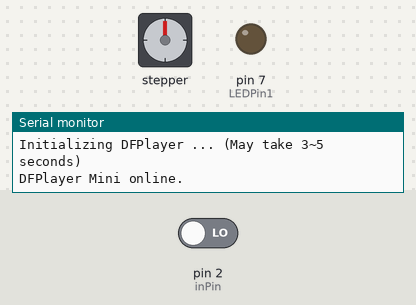
The sketch below on a simulated Arduino Uno, built with avr-gcc and run on an emulated ATmega328P. On the bench: stepper motor, output pins drawn as LEDs (lit = HIGH), the last lines printed to the serial monitor. Wiring (inferred from the names in the program): stepper motor driver (2048 steps per turn assumed): step pin 3; direction pin 4. Inputs (shaded band) come from the test bench; at power-on: pin 2 (inPin) LOW. The audio player accepts every command and is not drawn.

Above: at 1.7 s.
1.8 s: pin 2 (inPin) driven HIGH
At 2.1 s:
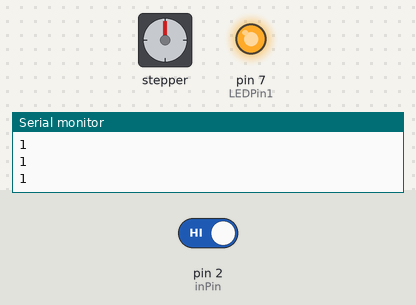
3.3 s: pin 2 (inPin) driven LOW
At 4.0 s:
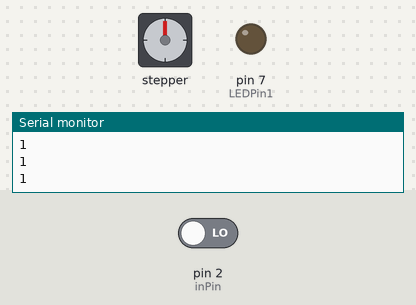
Timing chart, 0 to 6.3 s (numbered marks = the images above; inputs shaded):
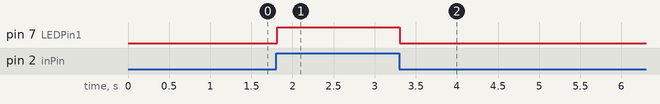

Measured:
- after the input at 1.8 s, pin 7 (LEDPin1): LOW → HIGH at once
- after the input at 3.3 s, pin 7 (LEDPin1): HIGH → LOW at once

The sketch:

testskript.ino
```cpp
#include "Arduino.h"        //mp3
#include "SoftwareSerial.h"
#include "DFRobotDFPlayerMini.h"
#include "Stepper.h"
SoftwareSerial mySoftwareSerial(10, 11); // RX, TX
DFRobotDFPlayerMini myDFPlayer;
void printDetail(uint8_t type, int value);
//stepper
       // Adjustable range of 28BYJ-48 stepper is 0~17 rpm
// initialize the stepper library on pins 8 through 11:
const int stepsPerRevolution = 2048;

Stepper myStepper(stepsPerRevolution, 14, 16, 15, 17);
//stepper
                          //mp3
 int DELAY = 675;
  int val = 0;
// the setup function runs once when you press reset or power the board
// defines linear motor pins numbers
const int stepPin = 3;
const int dirPin = 4;
const int sleepPin = 5;
const int inPin = 2;                                      //Pin 2 soll der input pin sein.
const int LEDPin1 = 7;
const int LEDPin2 = 6;
int rounds = 0;
// next, declare the stepper
// and connect pins 8,9,10,11 to IN1,IN2,IN3,IN4 on ULN2003 board


 // let's create a boolean variable to save the direction of our rotation

void setup() {
  myStepper.setSpeed(10);
    // Sets the two linear motor pins as Outputs

  pinMode(stepPin,OUTPUT);
  pinMode(dirPin,OUTPUT);
  pinMode(sleepPin,OUTPUT);
  digitalWrite(sleepPin, LOW);
      //
  pinMode(inPin, INPUT);
  // initialize digital pin LED_BUILTIN as an output.
  pinMode(LEDPin1, OUTPUT);
  //stepper
//stepper
  //mp3
    mySoftwareSerial.begin(9600);
  Serial.begin(115200);

  Serial.println();
  Serial.println(F("DFRobot DFPlayer Mini Demo"));
  Serial.println(F("Initializing DFPlayer ... (May take 3~5 seconds)"));

  if (!myDFPlayer.begin(mySoftwareSerial)) {  //Use softwareSerial to communicate with mp3.
    Serial.println(F("Unable to begin:"));
    Serial.println(F("1.Please recheck the connection!"));
    Serial.println(F("2.Please insert the SD card!"));
    while(true);
  }
  Serial.println(F("DFPlayer Mini online."));

  myDFPlayer.volume(22);  //Set volume value. From 0 to 30
}
  //mp3


// the loop function runs over and over again forever
void loop() {
  //stepper idle
  digitalWrite(14,LOW);
  digitalWrite(15,LOW);
  digitalWrite(16,LOW);
  digitalWrite(17,LOW);
  //stepper idle
  val = digitalRead(2);
 //Serial.println(val);
//################################################################################
//################################################################################
  if (val==HIGH){
    //random number


    digitalWrite(LEDPin2, HIGH);   // turn the LED on (HIGH is the voltage level)
    digitalWrite(LEDPin1, HIGH);   // turn the LED on (HIGH is the voltage level)
    Serial.println(val);
  }
else if (val==LOW){
  digitalWrite(LEDPin2, LOW);   // turn the LED on (HIGH is the voltage level)
    digitalWrite(LEDPin1, LOW);   // turn the LED on (HIGH is the voltage level)
}


delay(20);
  }
```
